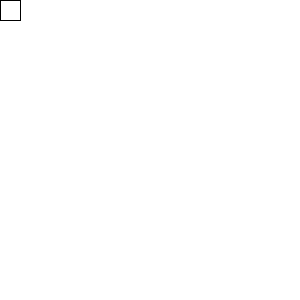
Frame 1 (no input)
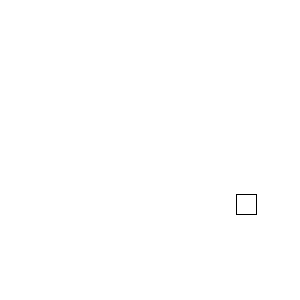
Frame 60 (the mouse pressed at the canvas centre just before this capture)
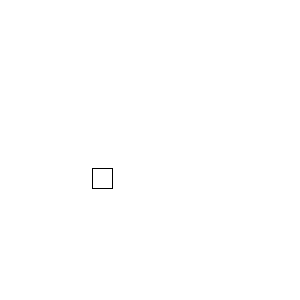
Frame 120 (the mouse held since frame 60 and released just before this capture)

The Processing sketch that drew these frames (run headless with seeded random() and noise(); from frame 60 on, the mouse is pressed at the canvas centre):

// Processing sketch: desafio_bolaQuadrada
// ── desafio_bolaQuadrada.pde
float posX = 0;
float posY = 0;
float stepX = 4;
float stepY = 3.3;
int tamQuad = 20;

void setup()
{
  size(300, 300);
  background(255);
}

void draw()
{
  background(255);
  
  rect(posX, posY, tamQuad, tamQuad);
  
  posX = posX + stepX;
  posY = posY + stepY;
  
  if (posX > width - tamQuad || posX < 0)
  {
    stepX = stepX * -1;
    println("entrou no 1o if");
  }
  
  if (posY > height - tamQuad || posY < 0)
  {
    stepY = stepY * -1;
    println("entrou no 2o if");
  }
}
